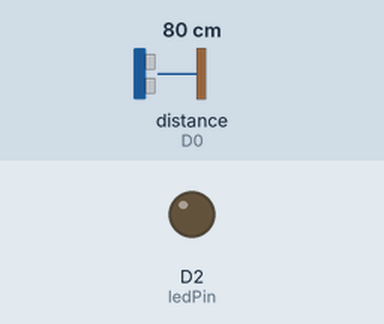
Recording of a program running on a simulated ESP8266 (NodeMCU). Parts: output pins drawn as LEDs (lit = HIGH). Wiring (inferred from the names in the program): ultrasonic range finder: trigger D1; echo D0. The inputs (shaded band) are chosen by the test bench; at power-on: distance to the obstacle (sensor on D0) 80 cm. The echo pulse lasts 58.3 µs per cm; pins used as bus, display or sensor lines are not drawn.

Above: at 1.2 s.
1.3 s: distance to the obstacle (sensor on D0) set to 13 cm
2.8 s: distance to the obstacle (sensor on D0) set to 10 cm
At 3.2 s:
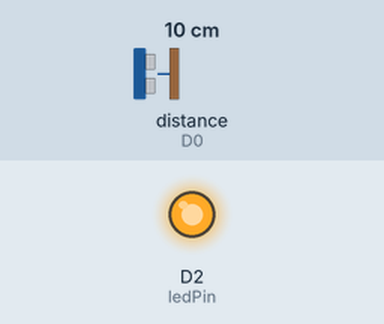
4.3 s: distance to the obstacle (sensor on D0) set to 18 cm
At 5.5 s:
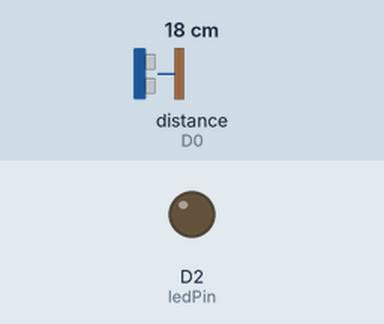
5.8 s: distance to the obstacle (sensor on D0) set to 2 cm
At 6.6 s:
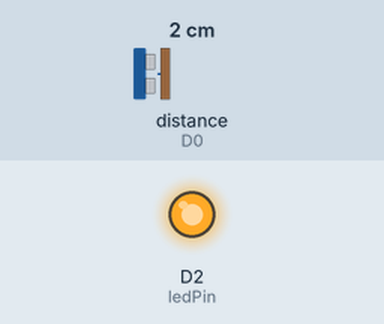
Timing chart, 0 to 8.3 s (numbered marks = the images above; inputs shaded):
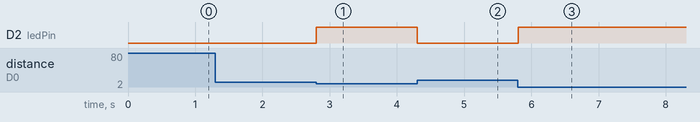

The program:

main.cpp
```cpp
#include <Arduino.h>

int echoPin = D0;
int trigPin = D1;
int ledPin = D2;

long duration;
int distance;

void setup()
{
  pinMode(echoPin, INPUT);
  pinMode(trigPin, OUTPUT);
  pinMode(ledPin, OUTPUT);

  Serial.begin(9600);
}

void loop()
{
  digitalWrite(trigPin, LOW);
  delayMicroseconds(5);
  digitalWrite(trigPin, HIGH);
  delayMicroseconds(10);
  digitalWrite(trigPin, LOW);

  duration = pulseIn(echoPin, HIGH);

  distance = duration * 0.034 / 2;

  Serial1.print("Distance : ");
  Serial1.print(distance);
  Serial1.print(" cm");

  if (distance <= 10)
  {
    digitalWrite(ledPin, HIGH);
  }
  else
  {
    digitalWrite(ledPin, LOW);
  }
}
```

Measured:
- the behaviour switches between 12 and 11 cm on distance to the obstacle (sensor on D0) (found by bisection; images 0 and 1)
- after the input at 1.3 s, every drawn part: stays the same
- after the input at 2.8 s, D2 (ledPin): LOW → HIGH at once
- after the input at 4.3 s, D2 (ledPin): HIGH → LOW at once
- after the input at 5.8 s, D2 (ledPin): LOW → HIGH at once
